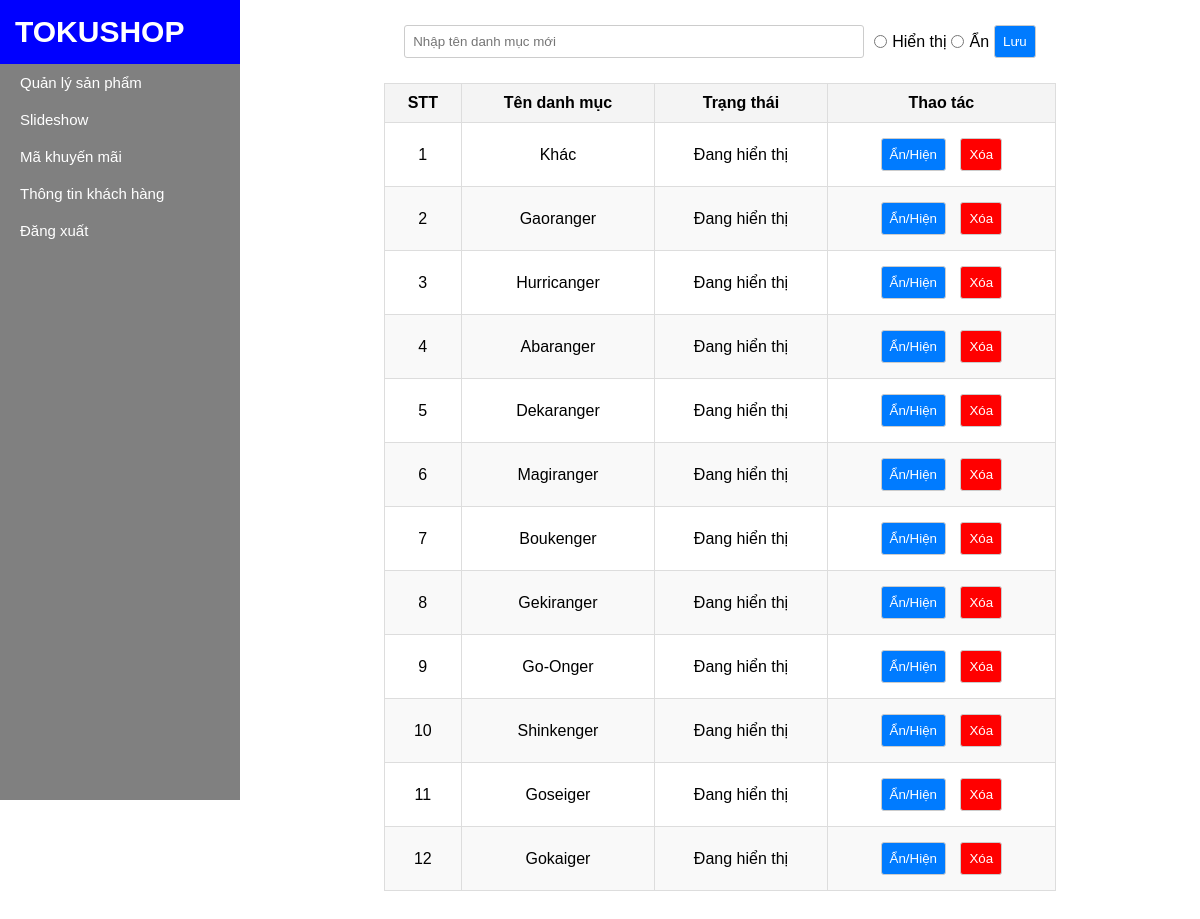
The page /admin/index.php?page=Danhmuc1&table=category1 on the database its author committed.
### tables this page shows
CREATE TABLE `category1` (
  `id` int(11) NOT NULL,
  `category_name` varchar(100) NOT NULL,
  `is_displayed` tinyint(1) NOT NULL
);

### database/connectdb.php (called while the page is built, shortened)
<?php
$db_server = "localhost";
$db_user = "root";
$db_pass = "";
$db_name = "tokushop";
$conn = mysqli_connect($db_server, $db_user, $db_pass, $db_name);
function getCategory($table, $getDisplayed = true)
{
    global $conn;
    if ($getDisplayed) $sql = "SELECT * FROM $table WHERE is_displayed=1";
    else $sql = "SELECT * FROM $table";
    $result = mysqli_query($conn, $sql);
    $category_data = array();
    while ($row = mysqli_fetch_assoc($result)) {
        $category_data[] = $row;
    }
    return $category_data;
}

### admin/categories.php (the view, shortened to what this page needs)
<?php
$page = $_GET['page'];
$table = $_GET['table'];
$categoryList = getCategory($table, false);
?>
<form action="" method="post">
    <input type="text" name="category_name" placeholder="Nhập tên danh mục mới">
    <input type="radio" id="display" name="state" value="1">
    <label for="display">Hiển thị</label>
    <input type="radio" id="hide" name="state" value="0">
    <label for="hide">Ẩn</label>
    <button type="submit">Lưu</button>
</form>
<table>
    <thead>
        <tr>
            <th>STT</th>
            <th>Tên danh mục</th>
            <th>Trạng thái</th>
            <th>Thao tác</th>
        </tr>
    </thead>
    <tbody>
        <?php foreach ($categoryList as $index => $category) { ?>
            <tr>
                <td><?= $index + 1 ?></td>
                <td><?= $category['category_name'] ?></td>
                <td><?= ($category['is_displayed'] ? 'Đang hiển thị' : 'Đang ẩn') ?></td>
                <?php
                echo "
                        <td>
                            <a href='processCategory.php?page={$page}&table={$table}&id={$category['id']}&type=display'><button>Ẩn/Hiện</button></a>
                            <a href='processCategory.php?page={$page}&table={$table}&id={$category['id']}&type=delete'><button id='delete'>Xóa</button></a>
                        </td>
                    "; ?>
            </tr>
        <?php } ?>
    </tbody>
</table>

### css/admin/index.css (style rules this page uses)
* { padding: 0px; margin: 0px; box-sizing: border-box; list-style: none; font-family: Arial, Helvetica, sans-serif; text-decoration: none; }
body { display: flex; }

### rows shown on the page
category1: category_name "Khác", is_displayed "Đang hiển thị"
category1: category_name "Gaoranger", is_displayed "Đang hiển thị"
category1: category_name "Hurricanger", is_displayed "Đang hiển thị"
category1: category_name "Abaranger", is_displayed "Đang hiển thị"
category1: category_name "Dekaranger", is_displayed "Đang hiển thị"
category1: category_name "Magiranger", is_displayed "Đang hiển thị"
category1: category_name "Boukenger", is_displayed "Đang hiển thị"
category1: category_name "Gekiranger", is_displayed "Đang hiển thị"
category1: category_name "Go-Onger", is_displayed "Đang hiển thị"
category1: category_name "Shinkenger", is_displayed "Đang hiển thị"
category1: category_name "Goseiger", is_displayed "Đang hiển thị"
category1: category_name "Gokaiger", is_displayed "Đang hiển thị"
